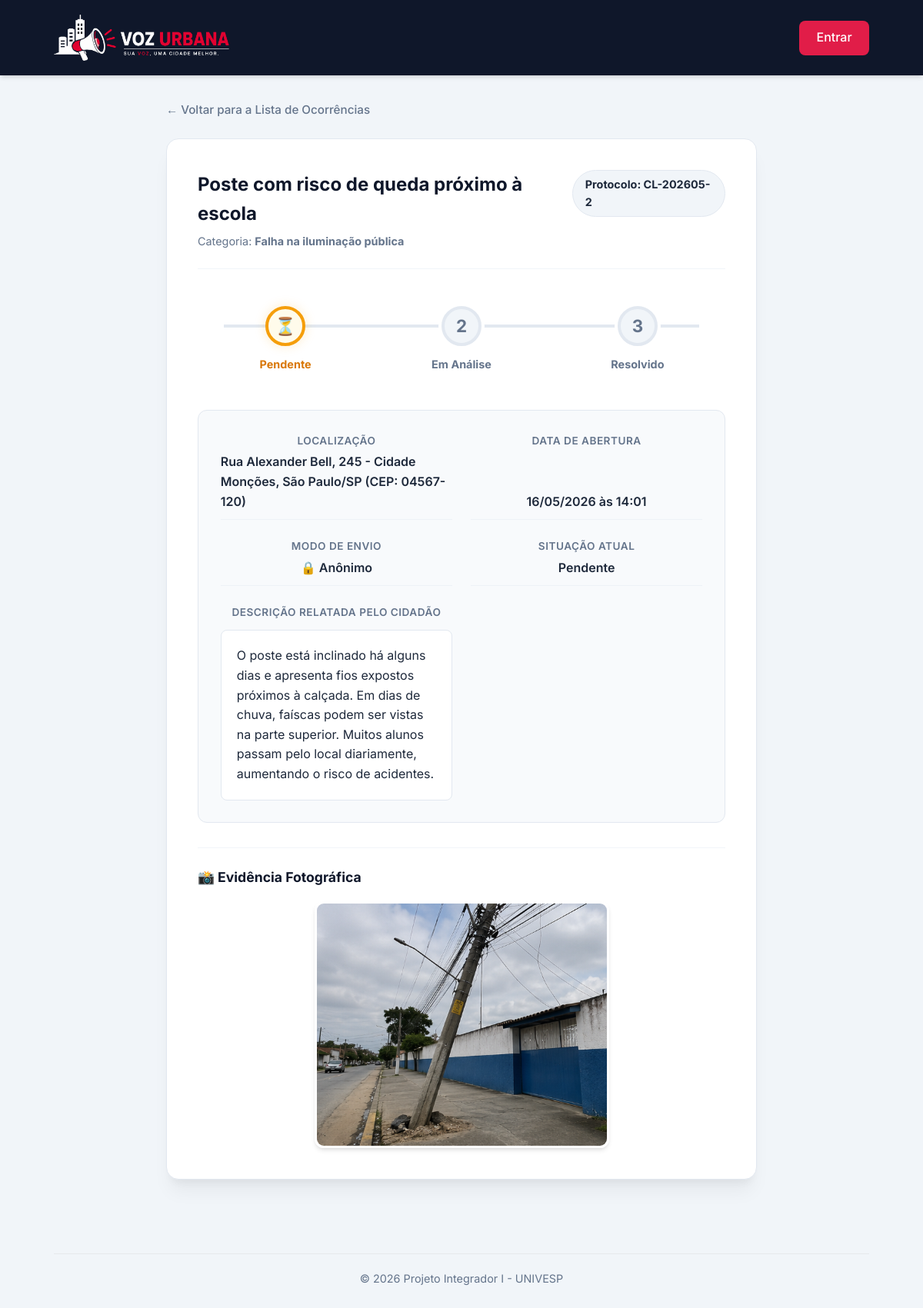
Page /acompanhar/2/ on the earlier database version.
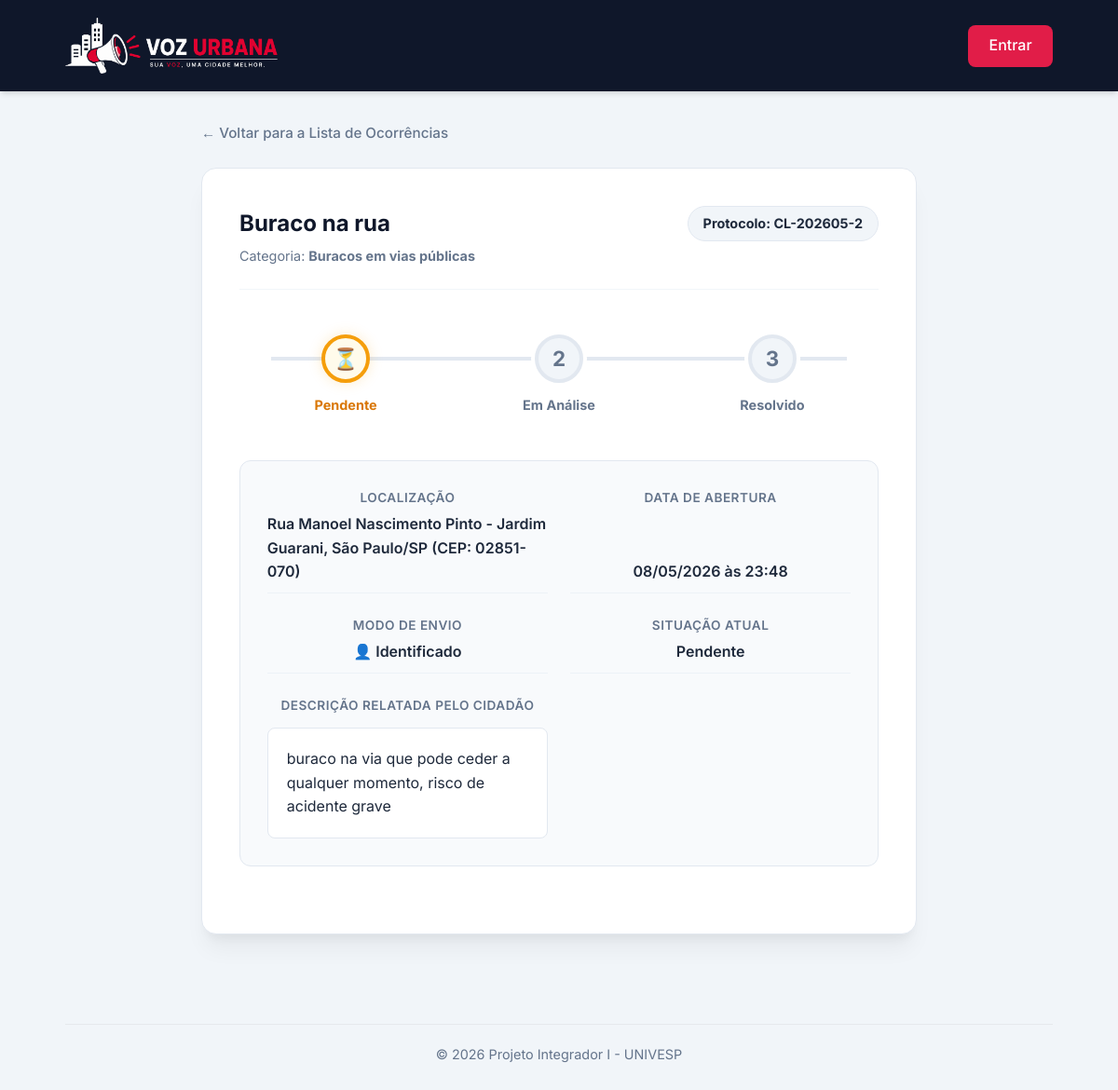
Same page on the later database version.
### denuncias/models.py (models this page shows, shortened)
class Denuncia(models.Model):
    CATEGORIAS = [
        ('buraco', 'Buracos em vias públicas'),
        ('iluminacao', 'Falha na iluminação pública'),
        ('lixo', 'Descarte irregular de lixo / entulho'),
        ('enchente', 'Alagamento / Enchente'),
        ('outros', 'Outros problemas urbanos'),
    ]
    STATUS_CHOICES = [
        ('pendente', 'Pendente'),
        ('analise', 'Em Análise'),
        ('resolvido', 'Resolvido'),
    ]
    titulo = models.CharField(max_length=100, verbose_name="Título")
    categoria = models.CharField(max_length=50, choices=CATEGORIAS, verbose_name="Categoria")
    descricao = models.TextField(verbose_name="Descrição do Problema")
    cep = models.CharField(max_length=9, verbose_name="CEP", default="")
    endereco = models.CharField(max_length=255, verbose_name="Endereço", default="")
    numero = models.CharField(max_length=20, verbose_name="Número", default="", blank=True)
    bairro = models.CharField(max_length=100, verbose_name="Bairro", default="")
    cidade = models.CharField(max_length=100, verbose_name="Cidade", default="")
    estado = models.CharField(max_length=2, verbose_name="Estado", default="")
    localizacao = models.CharField(max_length=255, verbose_name="Endereço / Localização", blank=True)
    foto = models.ImageField(upload_to='denuncias/', null=True, blank=True, verbose_name="Fotografia de Evidência")
    anonimo = models.BooleanField(default=False, verbose_name="Denunciar de forma anônima")
    status = models.CharField(max_length=20, choices=STATUS_CHOICES, default='pendente', verbose_name="Status")
    resposta_gestor = models.TextField(null=True, blank=True, verbose_name="Resposta da Administração")
    criado_em = models.DateTimeField(auto_now_add=True, verbose_name="Criado em")
    atualizado_em = models.DateTimeField(auto_now=True, verbose_name="Atualizado em")
    class Meta:
        ordering = ['-criado_em']
        verbose_name = "Denúncia"
        verbose_name_plural = "Denúncias"

### denuncias/views.py (the view)
# urls.py: path('acompanhar/<int:pk>/', views.detalhe_chamado, name='detalhe_chamado'),
def detalhe_chamado(request, pk):
    denuncia = get_object_or_404(Denuncia, pk=pk)
    return render(request, 'denuncias/detalhe.html', {'denuncia': denuncia})

### templates/denuncias/detalhe.html (shortened to what this page needs)
{% extends 'base.html' %}
{% block content %}
<div class="detail-container">
    <div class="back-link-container">
        <a href="{% url 'acompanhar_chamado' %}" class="btn-back">&larr; Voltar para a Lista de Ocorrências</a>
    </div>
    <div class="timeline-card status-{{ denuncia.status }}">
        <div class="timeline-title-row">
            <div>
                <h3>{{ denuncia.titulo }}</h3>
                <p style="color: var(--text-muted); font-size: 0.9rem; margin-top: 0.25rem;">
                    Categoria: <strong>{{ denuncia.get_categoria_display }}</strong>
                </p>
            </div>
            <span class="protocol-badge">Protocolo: CL-{{ denuncia.criado_em|date:"Y" }}{{ denuncia.criado_em|date:"m" }}-{{ denuncia.pk }}</span>
        </div>
        <div class="status-timeline">
            <div class="timeline-step step-1">
                <div class="step-circle">
                    {% if denuncia.status == 'pendente' %}⏳{% else %}✔{% endif %}
                </div>
                <span class="step-label">Pendente</span>
            </div>
            <div class="timeline-step step-2">
                <div class="step-circle">
                    {% if denuncia.status == 'pendente' %}2{% elif denuncia.status == 'analise' %}🛠️{% else %}✔{% endif %}
                </div>
                <span class="step-label">Em Análise</span>
            </div>
            <div class="timeline-step step-3">
                <div class="step-circle">
                    {% if denuncia.status == 'resolvido' %}🎉{% else %}3{% endif %}
                </div>
                <span class="step-label">Resolvido</span>
            </div>
        </div>
        <div class="details-grid">
            <div class="detail-item">
                <span class="detail-label">Localização</span>
                <span class="detail-value">{{ denuncia.localizacao }}</span>
            </div>
            <div class="detail-item">
                <span class="detail-label">Data de Abertura</span>
                <span class="detail-value">{{ denuncia.criado_em|date:"d/m/Y \à\s H:i" }}</span>
            </div>
            <div class="detail-item">
                <span class="detail-label">Modo de Envio</span>
                <span class="detail-value">
                    {% if denuncia.anonimo %}
                        🔒 Anônimo
                    {% else %}
                        👤 Identificado
                    {% endif %}
                </span>
            </div>
            <div class="detail-item">
                <span class="detail-label">Situação Atual</span>
                <span class="detail-value" style="text-transform: capitalize;">{{ denuncia.get_status_display }}</span>
            </div>
            <div class="detail-item desc">
                <span class="detail-label">Descrição Relatada pelo Cidadão</span>
                <div class="detail-value desc">{{ denuncia.descricao|linebreaks }}</div>
            </div>
        </div>
        {% if denuncia.foto %}
            <div class="attached-photo-box">
                <h4>📸 Evidência Fotográfica</h4>
                <img src="{{ denuncia.foto.url }}" alt="Foto da ocorrência" class="attached-img">
            </div>
        {% endif %}
    </div>
</div>
{% endblock %}

Differences in the rows shown:
changed Denuncia "Pendente": titulo "Poste com risco de queda próximo à escola" → "Buraco na rua"; categoria "Falha na iluminação pública" → "Buracos em vias públicas"; localizacao "Rua Alexander Bell, 245 - Cidade Monções, São Paulo/SP (CEP: 04567-120)" → "Rua Manoel Nascimento Pinto - Jardim Guarani, São Paulo/SP (CEP: 02851-070)"; criado_em "16/05/2026 às 14:01" → "08/05/2026 às 23:48"; descricao "O poste está inclinado há alguns dias e apresenta fios expostos próximos à calçada. Em dias de chuva, faíscas podem ser vistas na parte superior. Muitos alunos passam pelo local diariamente, aumentando o risco de acidentes." → "buraco na via que pode ceder a qualquer momento, risco de acidente grave"; foto: picture removed
Other differences:
text no longer shown: "🔒 Anônimo 📸 Evidência Fotográfica"
text now shown: "👤 Identificado"
